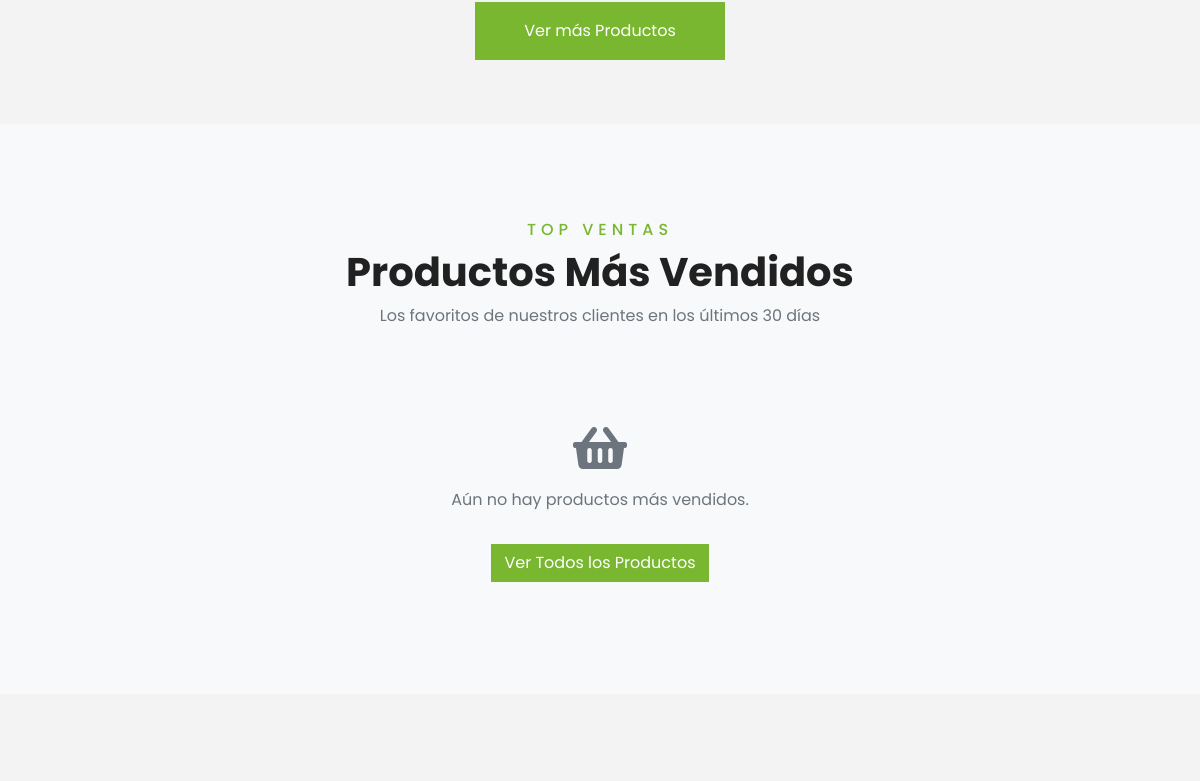
/ (middle part), run on an earlier commit of the app's database.
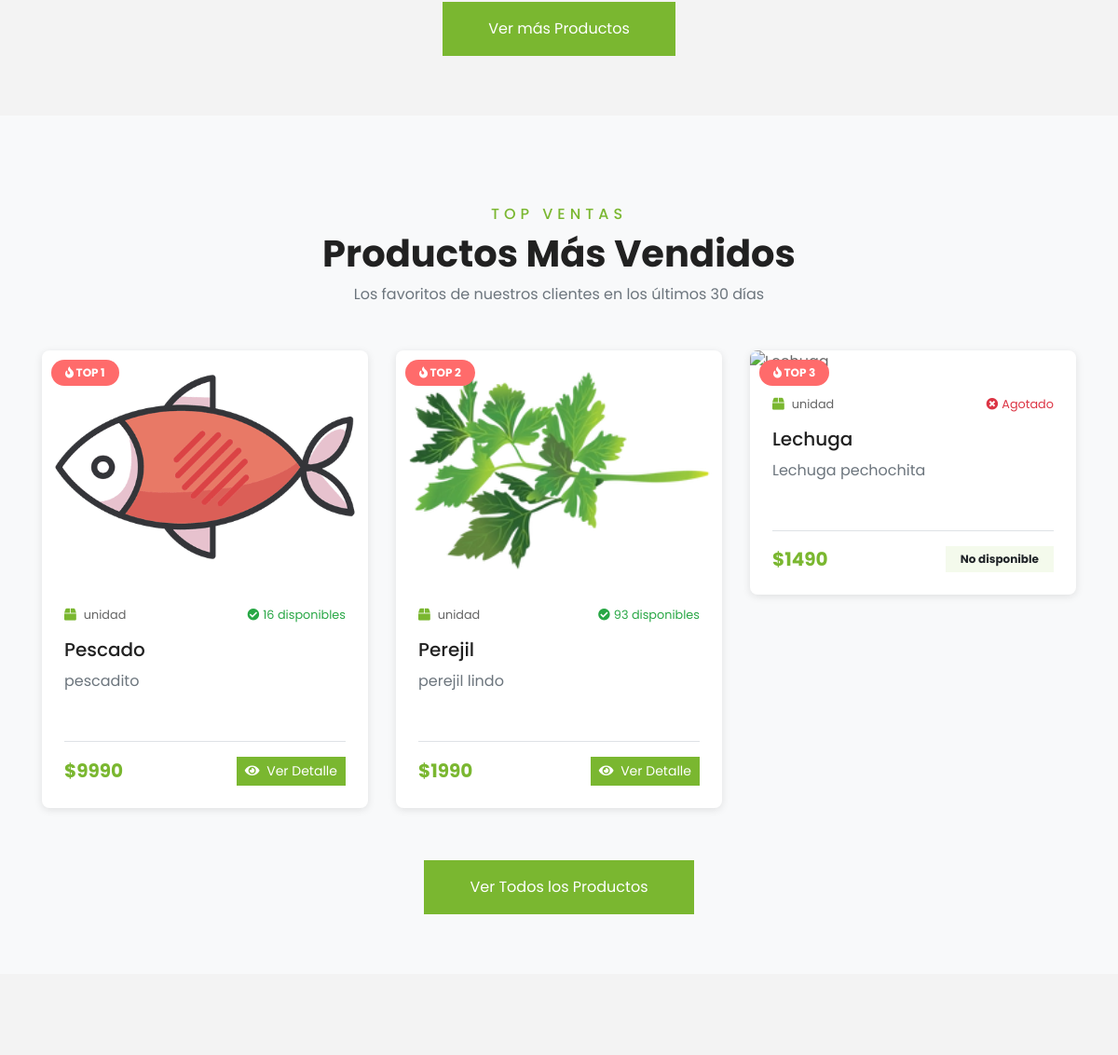
And on a later commit of the database.
### miapp/models.py (models this page shows, shortened)
class Producto(models.Model):
    UNIDADES_MEDIDA = [
        ('unidad', 'Unidad'),
        ('kg', 'Kilogramo'),
        ('gr', 'Gramo'),
        ('lt', 'Litro'),
        ('ml', 'Mililitro'),
        ('paquete', 'Paquete'),
        ('caja', 'Caja'),
    ]
    nombre = models.CharField(
        max_length=100,
        db_index=True,
        verbose_name="Nombre del producto"
    )
    descripcion = models.TextField(
        max_length=500,
        verbose_name="Descripción"
    )
    precio_unitario = models.DecimalField(
        max_digits=10,
        decimal_places=2,
        verbose_name="Precio unitario",
        help_text="Precio en pesos chilenos"
    )
    unidad_medida = models.CharField(
        max_length=20,
        choices=UNIDADES_MEDIDA,
        default='unidad',
        verbose_name="Unidad de medida"
    )
    stock_disponible = models.IntegerField(
        default=0,
        verbose_name="Stock disponible",
        help_text="Cantidad disponible en inventario"
    )
    categoria = models.ForeignKey(
        Categoria,
        on_delete=models.PROTECT,  # PROTECT en lugar de CASCADE
        related_name='productos',
        verbose_name="Categoría"
    )
    imagen = models.ImageField(
        upload_to='productos/',  # Guarda directamente en productos/
        null=True,
        blank=True,
        verbose_name="Imagen del producto",
        help_text="Imagen principal del producto"
    )
    activo = models.BooleanField(
        default=True,
        verbose_name="Activo",
        help_text="Indica si el producto está activo para venta"
    )
    fecha_creacion = models.DateTimeField(auto_now_add=True, verbose_name="Fecha de creación")
    fecha_modificacion = models.DateTimeField(auto_now=True, verbose_name="Última modificación")
    class Meta:
        db_table = 'productos'
        verbose_name = 'Producto'
        verbose_name_plural = 'Productos'
        ordering = ['-fecha_creacion']
        indexes = [
            models.Index(fields=['nombre']),
            models.Index(fields=['categoria', 'activo']),
            models.Index(fields=['-fecha_creacion']),
        ]

### miapp/views.py (the view)
# urls.py: path('', views.inicio, name='inicio'),
def inicio(request):
    ofertas_activas = Oferta.objects.filter(
        fecha_fin__gte=timezone.now(),
        fecha_inicio__lte=timezone.now(),
        activa=True
    )
    hace_30_dias = timezone.now() - timedelta(days=30)
    productos_mas_vendidos = DetallePedido.objects.filter(
        pedido__estado_pedido__in=['pagado', 'preparando', 'enviado', 'completado'],
        pedido__fecha_pedido__gte=hace_30_dias
    ).values('producto__id', 'producto__nombre').annotate(
        total_vendido=Sum('cantidad')
    ).order_by('-total_vendido')[:10]
    ids_productos = [item['producto__id'] for item in productos_mas_vendidos]
    productos_top = Producto.objects.filter(
        id__in=ids_productos,
        activo=True
    ).prefetch_related(
        Prefetch('ofertas', queryset=ofertas_activas, to_attr='ofertas_activas')
    )
    productos_top_ordenados = sorted(
        productos_top,
        key=lambda p: ids_productos.index(p.id) if p.id in ids_productos else 999
    )
    contexto = {
        'productos_top_vendidos': productos_top_ordenados,
        'now': timezone.now(),
    }
    return render(request, 'miapp/inicio.html', contexto)

### miapp/templates/miapp/inicio.html (shortened to what the changed rows need)
{% load static %}
<!DOCTYPE html>
<html lang="es">
    <head>
        <link
            href="https://cdnjs.cloudflare.com/ajax/libs/font-awesome/5.10.0/css/all.min.css"
            rel="stylesheet">
        <link href="https://cdnjs.cloudflare.com/ajax/libs/font-awesome/5.10.0/css/all.min.css" rel="stylesheet">
        <link href="{% static 'lib/owlcarousel/assets/owl.carousel.min.css' %}"
            rel="stylesheet">
        <link href="{% static 'css/style.css' %}" rel="stylesheet">
    </head>
    <body>
                {% include 'miapp/chatbot.html' %}
        <div class="container-fluid py-5" style="background-color: #f8f9fa;">
            <div class="container pt-5 pb-3">
                <div class="text-center mb-3 pb-3">
                    <h1>Productos Más Vendidos</h1>
                </div>
                <div class="row">
                    {% for producto in productos_top_vendidos %}
                    <div class="col-lg-4 col-md-6 mb-4">
                        <div class="package-item bg-white mb-2" style="box-shadow: 0 2px 8px rgba(0,0,0,0.1); border-radius: 8px; overflow: hidden;">
                            <div style="position: relative;">
                                <img class="img-fluid w-100" src="{{ producto.imagen.url }}" alt="{{ producto.nombre }}"
                                     style="height: 250px; object-fit: cover;">
                                <div style="position: absolute; top: 10px; left: 10px; background-color: #ff6b6b; color: white; padding: 5px 15px; border-radius: 20px; font-weight: bold; font-size: 12px;">
                                    <i class="fa fa-fire"></i> TOP {{ forloop.counter }}
                                </div>
                            </div>
                            <div class="p-4">
                                <div class="d-flex justify-content-between mb-3">
                                    <small class="m-0">
                                        <i class="fa fa-box text-primary mr-2"></i>{{ producto.unidad_medida }}
                                    </small>
                                    {% if producto.stock_disponible > 0 %}
                                        <small class="m-0 text-success">
                                            <i class="fa fa-check-circle mr-1"></i>{{ producto.stock_disponible }} disponibles
                                        </small>
                                    {% else %}
                                        <small class="m-0 text-danger">
                                            <i class="fa fa-times-circle mr-1"></i>Agotado
                                        </small>
                                    {% endif %}
                                </div>
                                <a class="h5 text-decoration-none text-dark" href="{% url 'detalle_producto' producto.id %}">
                                    {{ producto.nombre }}
                                </a>
                                <p class="text-muted mt-2 mb-3" style="height: 60px; overflow: hidden;">
                                    {{ producto.descripcion|truncatewords:15 }}
                                </p>
                                <div class="border-top pt-3">
                                    <div class="d-flex justify-content-between align-items-center">
                                        <div>
                                            {% if producto.ofertas_activas %}
                                                {% with oferta=producto.ofertas_activas.0 %}
                                                <h5 class="m-0">
                                                    <span class="text-danger font-weight-bold">
                                                        ${{ oferta.precio_oferta|floatformat:0 }}
                                                    </span>
                                                </h5>
                                                <small class="text-muted" style="text-decoration: line-through;">
                                                    ${{ producto.precio_unitario|floatformat:0 }}
                                                </small>
                                                <span class="badge badge-danger ml-2">
                                                    -{{ oferta.porcentaje_descuento|floatformat:0 }}%
                                                </span>
                                                {% endwith %}
                                            {% else %}
                                                <h5 class="m-0 text-primary font-weight-bold">
                                                    ${{ producto.precio_unitario|floatformat:0 }}
                                                </h5>
                                            {% endif %}
                                        </div>
                                        {% if producto.stock_disponible > 0 %}
                                            <a href="{% url 'detalle_producto' producto.id %}"
                                               class="btn btn-primary btn-sm">
                                                <i class="fa fa-eye mr-1"></i> Ver Detalle
                                            </a>
                                        {% else %}
                                            <span class="badge badge-secondary py-2 px-3">
                                                No disponible
                                            </span>
                                        {% endif %}
                                    </div>
                                </div>
                            </div>
                        </div>
                    </div>
                    {% empty %}
                    <div class="col-12 text-center py-5">
                        <i class="fa fa-shopping-basket fa-3x text-muted mb-3"></i>
                        <p class="text-muted">Aún no hay productos más vendidos.</p>
                        <a href="{% url 'listar_productos' %}" class="btn btn-primary mt-3">
                            Ver Todos los Productos
                        </a>
                    </div>
                    {% endfor %}
                </div>
                {% if productos_top_vendidos %}
                <div class="text-center mt-4">
                    <a href="{% url 'listar_productos' %}" class="btn btn-primary py-3 px-5">
                        Ver Todos los Productos
                    </a>
                </div>
                {% endif %}
            </div>
        </div>
    </body>
</html>

What changed in the data, as far as the page shows it:
now on this page (row edited): Producto: imagen (picture), unidad_medida "unidad", stock_disponible "16", nombre "Pescado", descripcion "pescadito", precio_unitario "9990", shows "Ver Detalle"
added Producto: imagen (picture), unidad_medida "unidad", stock_disponible "93", nombre "Perejil", descripcion "perejil lindo", precio_unitario "1990", shows "Ver Detalle"
now on this page (row edited): Producto: unidad_medida "unidad", stock_disponible 0 (drawn), nombre "Lechuga", descripcion "Lechuga pechochita", precio_unitario "1490"
Also different on the page:
text no longer shown: "Aún no hay productos más vendidos."
